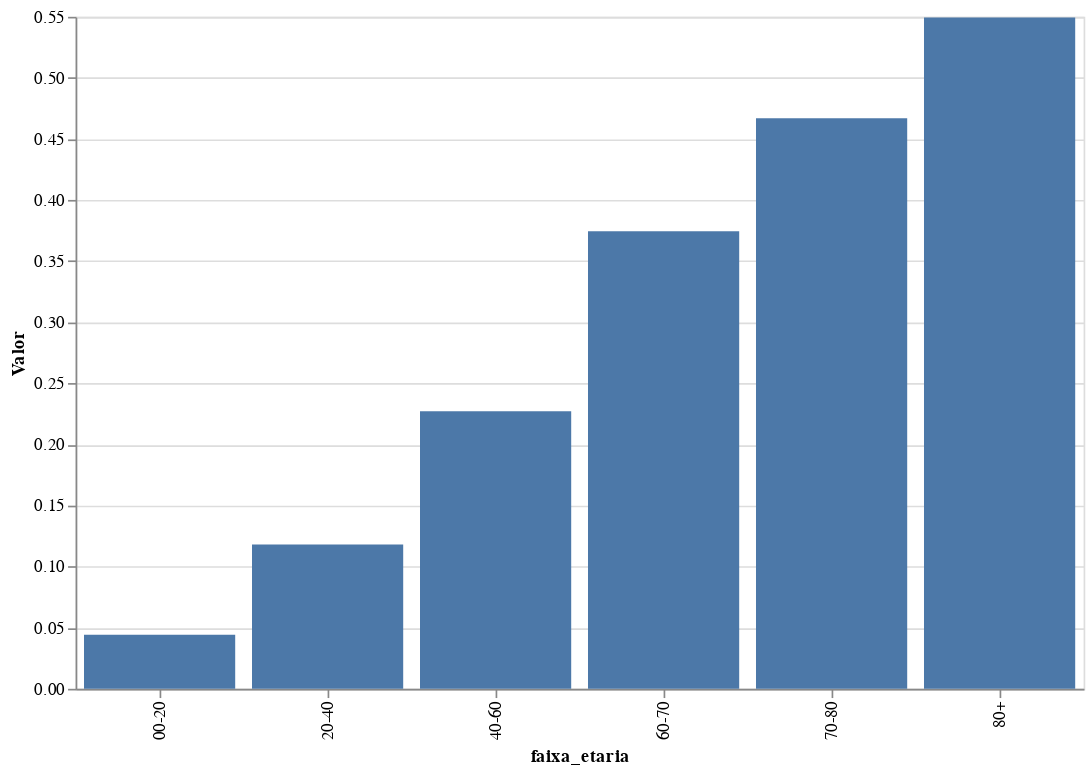

Notebook code cell kept with this figure:
### Markdown cell above
## Faixa Etária

### Code cell
#hide_input

x_col = 'faixa_etaria'
cat_col = ''
sel_cols=[]
selection_dict = {}
# selection_dict['UF_RES'] = ' != "nd"'
dataFrame2Chart(df_srag,x_col,cat_col,sel_cols,selection_dict,total=[1],mark_type='bar',stack='',rates=1)

### Figure 1 — Vega-Lite specification as saved in the notebook (floating-point values rounded to 4 significant figures)
{"config": {"view": {"continuousWidth": 400, "continuousHeight": 300}}, "data": {"name": "data-d6693aaad3548a165ad0d2ae8b21651e"}, "mark": "bar", "encoding": {"tooltip": [{"type": "nominal", "field": "faixa_etaria"}, {"type": "quantitative", "field": "cura"}, {"type": "quantitative", "field": "ignorado"}, {"type": "quantitative", "field": "nd"}, {"type": "quantitative", "field": "obito"}, {"type": "quantitative", "field": "obito_outras_causas"}, {"type": "quantitative", "field": "total"}, {"type": "quantitative", "field": "tx_obito_andamento"}, {"type": "quantitative", "field": "tx_obito_concluido"}], "x": {"type": "nominal", "field": "faixa_etaria"}, "y": {"type": "quantitative", "field": "Valor"}}, "height": 400, "selection": {"selector001": {"type": "single", "fields": ["Y_col"], "bind": {"input": "select", "options": ["cura", "ignorado", "nd", "obito", "obito_outras_causas", "total", "tx_obito_andamento", "tx_obito_concluido"], "name": "Y_col"}, "init": {"Y_col": "tx_obito_concluido"}}}, "transform": [{"fold": ["cura", "ignorado", "nd", "obito", "obito_outras_causas", "total", "tx_obito_andamento", "tx_obito_concluido"], "as": ["Y_col", "Valor"]}, {"filter": {"selection": "selector001"}}], "width": 600, "$schema": "https://vega.github.io/schema/vega-lite/v4.8.1.json", "datasets": {"data-d6693aaad3548a165ad0d2ae8b21651e": [{"faixa_etaria": "00-20", "cura": 84791, "ignorado": 4841, "nd": 26937, "obito": 3922, "obito_outras_causas": 560, "total": 121051, "tx_obito_andamento": 0.0324, "tx_obito_concluido": 0.04421}, {"faixa_etaria": "20-40", "cura": 144547, "ignorado": 6729, "nd": 48367, "obito": 19341, "obito_outras_causas": 1251, "total": 220235, "tx_obito_andamento": 0.08782, "tx_obito_concluido": 0.118}, {"faixa_etaria": "40-60", "cura": 279388, "ignorado": 13431, "nd": 103781, "obito": 82113, "obito_outras_causas": 3405, "total": 482118, "tx_obito_andamento": 0.1703, "tx_obito_concluido": 0.2271}, {"faixa_etaria": "60-70", "cura": 152608, "ignorado": 7978, "nd": 62862, "obito": 91392, "obito_outras_causas": 3515, "total": 318355, "tx_obito_andamento": 0.2871, "tx_obito_concluido": 0.3746}, {"faixa_etaria": "70-80", "cura": 118242, "ignorado": 6385, "nd": 50184, "obito": 103619, "obito_outras_causas": 4074, "total": 282504, "tx_obito_andamento": 0.3668, "tx_obito_concluido": 0.467}, {"faixa_etaria": "80+", "cura": 89279, "ignorado": 4851, "nd": 36340, "obito": 108848, "obito_outras_causas": 5028, "total": 244346, "tx_obito_andamento": 0.4455, "tx_obito_concluido": 0.5494}]}}
